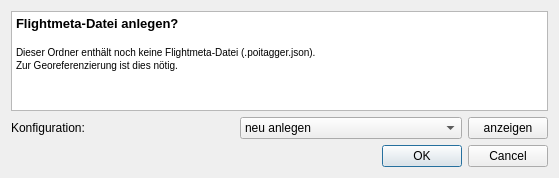
<?xml version="1.0" encoding="UTF-8"?>
<ui version="4.0">
 <class>Dialog</class>
 <widget class="QDialog" name="Dialog">
  <property name="geometry">
   <rect>
    <x>0</x>
    <y>0</y>
    <width>559</width>
    <height>178</height>
   </rect>
  </property>
  <property name="windowTitle">
   <string>Flugdaten einlesen</string>
  </property>
  <layout class="QVBoxLayout" name="verticalLayout">
   <item>
    <widget class="QTextBrowser" name="textBrowser">
     <property name="html">
      <string>&lt;!DOCTYPE HTML PUBLIC &quot;-//W3C//DTD HTML 4.0//EN&quot; &quot;http://www.w3.org/TR/REC-html40/strict.dtd&quot;&gt;
&lt;html&gt;&lt;head&gt;&lt;meta name=&quot;qrichtext&quot; content=&quot;1&quot; /&gt;&lt;style type=&quot;text/css&quot;&gt;
p, li { white-space: pre-wrap; }
&lt;/style&gt;&lt;/head&gt;&lt;body style=&quot; font-family:'MS Shell Dlg 2'; font-size:8.25pt; font-weight:400; font-style:normal;&quot;&gt;
&lt;p style=&quot; margin-top:0px; margin-bottom:0px; margin-left:0px; margin-right:0px; -qt-block-indent:0; text-indent:0px;&quot;&gt;&lt;span style=&quot; font-size:10pt; font-weight:600;&quot;&gt;Flightmeta-Datei anlegen?&lt;/span&gt;&lt;/p&gt;
&lt;p style=&quot;-qt-paragraph-type:empty; margin-top:0px; margin-bottom:0px; margin-left:0px; margin-right:0px; -qt-block-indent:0; text-indent:0px; font-size:10pt; font-weight:600;&quot;&gt;&lt;br /&gt;&lt;/p&gt;
&lt;p style=&quot; margin-top:0px; margin-bottom:0px; margin-left:0px; margin-right:0px; -qt-block-indent:0; text-indent:0px;&quot;&gt;&lt;span style=&quot; font-size:7.8pt;&quot;&gt;Dieser Ordner enthält noch keine Flightmeta-Datei (.poitagger.json). &lt;/span&gt;&lt;/p&gt;
&lt;p style=&quot; margin-top:0px; margin-bottom:0px; margin-left:0px; margin-right:0px; -qt-block-indent:0; text-indent:0px;&quot;&gt;&lt;span style=&quot; font-size:7.8pt;&quot;&gt;Zur Georeferenzierung ist dies nötig.&lt;/span&gt;&lt;/p&gt;&lt;/body&gt;&lt;/html&gt;</string>
     </property>
    </widget>
   </item>
   <item>
    <layout class="QHBoxLayout" name="horizontalLayout_2">
     <item>
      <widget class="QLabel" name="label">
       <property name="text">
        <string>Konfiguration:</string>
       </property>
      </widget>
     </item>
     <item>
      <widget class="QComboBox" name="comboBox">
       <item>
        <property name="text">
         <string>neu anlegen</string>
        </property>
       </item>
      </widget>
     </item>
     <item>
      <widget class="QPushButton" name="pushButton">
       <property name="sizePolicy">
        <sizepolicy hsizetype="Minimum" vsizetype="Fixed">
         <horstretch>0</horstretch>
         <verstretch>0</verstretch>
        </sizepolicy>
       </property>
       <property name="maximumSize">
        <size>
         <width>80</width>
         <height>16777215</height>
        </size>
       </property>
       <property name="baseSize">
        <size>
         <width>60</width>
         <height>0</height>
        </size>
       </property>
       <property name="text">
        <string>anzeigen</string>
       </property>
      </widget>
     </item>
    </layout>
   </item>
   <item>
    <widget class="QDialogButtonBox" name="buttonBox">
     <property name="orientation">
      <enum>Qt::Horizontal</enum>
     </property>
     <property name="standardButtons">
      <set>QDialogButtonBox::Cancel|QDialogButtonBox::Ok</set>
     </property>
    </widget>
   </item>
  </layout>
 </widget>
 <resources/>
 <connections>
  <connection>
   <sender>buttonBox</sender>
   <signal>accepted()</signal>
   <receiver>Dialog</receiver>
   <slot>accept()</slot>
   <hints>
    <hint type="sourcelabel">
     <x>248</x>
     <y>254</y>
    </hint>
    <hint type="destinationlabel">
     <x>157</x>
     <y>274</y>
    </hint>
   </hints>
  </connection>
  <connection>
   <sender>buttonBox</sender>
   <signal>rejected()</signal>
   <receiver>Dialog</receiver>
   <slot>reject()</slot>
   <hints>
    <hint type="sourcelabel">
     <x>316</x>
     <y>260</y>
    </hint>
    <hint type="destinationlabel">
     <x>286</x>
     <y>274</y>
    </hint>
   </hints>
  </connection>
 </connections>
</ui>
